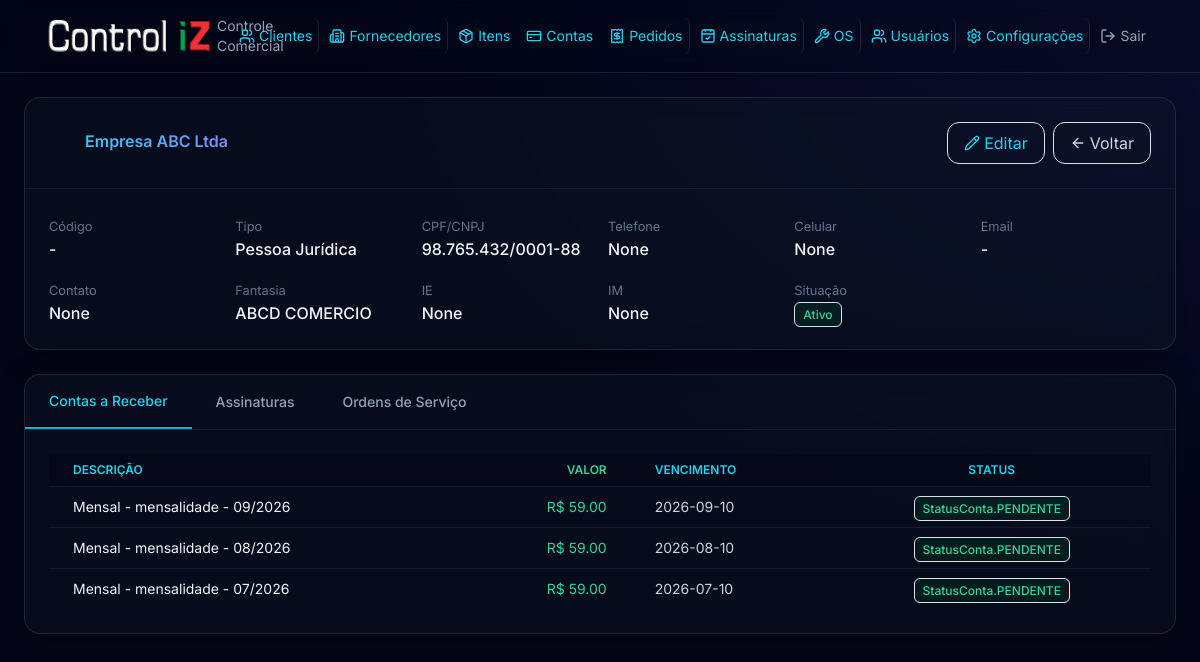
Screenshot of /clientes/3 with the database file from the repository.
### models.py (models this page shows)
class Cliente(Base):
    __tablename__ = "clientes"
    id = Column(Integer, primary_key=True, index=True)
    codigo = Column(String(50), nullable=True)
    bling_id = Column(BigInteger, nullable=True, unique=True)
    bling_updated_at = Column(DateTime, nullable=True)
    bling_pending_sync = Column(Boolean, default=False)
    nome = Column(String(200), nullable=False)
    cpf_cnpj = Column(String(20), nullable=True)
    tipo_pessoa = Column(String(10), nullable=True)
    email = Column(String(200), nullable=True)
    telefone = Column(String(20), nullable=True)
    celular = Column(String(20), nullable=True)
    endereco = Column(String(300), nullable=True)
    bairro = Column(String(100), nullable=True)
    cidade = Column(String(100), nullable=True)
    estado = Column(String(2), nullable=True)
    cep = Column(String(10), nullable=True)
    contato = Column(String(200), nullable=True)
    fantasia = Column(String(200), nullable=True)
    inscricao_estadual = Column(String(20), nullable=True)
    inscricao_municipal = Column(String(20), nullable=True)
    situacao = Column(String(1), default="A")
    observacao = Column(Text, nullable=True)
    created_at = Column(DateTime, default=datetime.now)
    updated_at = Column(DateTime, default=datetime.now, onupdate=datetime.now)
    contas_receber = relationship("ContaReceber", back_populates="cliente")
    assinaturas = relationship("Assinatura", back_populates="cliente")
    ordens_servico = relationship("OrdemServico", back_populates="cliente")

class ContaReceber(Base):
    __tablename__ = "contas_receber"
    id = Column(Integer, primary_key=True, index=True)
    cliente_id = Column(Integer, ForeignKey("clientes.id"), nullable=True)
    descricao = Column(String(300), nullable=False)
    valor = Column(Float, nullable=False)
    data_vencimento = Column(Date, nullable=False)
    data_recebimento = Column(Date, nullable=True)
    status = Column(Enum(StatusConta), default=StatusConta.PENDENTE)
    forma_pagamento = Column(String(100), nullable=True)
    observacao = Column(Text, nullable=True)
    nosso_numero = Column(String(30), nullable=True, unique=True)
    boleto_emitido = Column(Boolean, default=False)
    boleto_url = Column(String(500), nullable=True)
    boleto_txid = Column(String(50), nullable=True)
    numero_documento = Column(String(30), nullable=True)
    api_nosso_numero = Column(String(30), nullable=True)
    data_emissao = Column(Date, nullable=True)
    motivo_baixa = Column(String(100), nullable=True)
    created_at = Column(DateTime, default=datetime.now)
    updated_at = Column(DateTime, default=datetime.now, onupdate=datetime.now)
    cliente = relationship("Cliente", back_populates="contas_receber")

### routers/clientes.py (the view)
@router.get("/{cliente_id}")
def detalhe_cliente(request: Request, cliente_id: int, db: Session = Depends(get_db)):
    cliente = db.query(Cliente).filter(Cliente.id == cliente_id).first()
    if not cliente:
        return RedirectResponse(url="/clientes", status_code=303)
    contas = db.query(ContaReceber).filter(ContaReceber.cliente_id == cliente_id).order_by(ContaReceber.data_vencimento.desc()).all()
    assinaturas = db.query(Assinatura).filter(Assinatura.cliente_id == cliente_id).all()
    ordens = db.query(OrdemServico).filter(OrdemServico.cliente_id == cliente_id).order_by(OrdemServico.data_entrada.desc()).all()
    return request.app.state.templates.TemplateResponse(
        "clientes/detalhe.html",
        {"request": request, "cliente": cliente, "contas": contas, "assinaturas": assinaturas, "ordens": ordens}
    )

### templates/clientes/detalhe.html (shortened to what this page needs)
{% extends "base.html" %}
{% block content %}
<div class="glass-card mb-6">
    <div class="p-4 border-b border-slate-800/60 flex justify-between items-center">
        <h4 class="text-transparent bg-clip-text bg-gradient-to-r from-cyan-400 to-indigo-400 font-semibold"><i data-lucide="user-circle-2" class="w-6 h-6 inline me-2"></i> {{ cliente.nome }}</h4>
        <div class="flex gap-2">
            <a href="/clientes/{{ cliente.id }}/editar" class="flex items-center px-3 py-2 text-cyan-400 border border-cyan-800/50 rounded-xl hover:bg-cyan-950/30 transition"><i data-lucide="pencil" class="w-4 h-4 me-1"></i> Editar</a>
            <a href="/clientes" class="flex items-center px-3 py-2 text-slate-300 border border-slate-700 rounded-xl hover:bg-slate-800/50 transition"><i data-lucide="arrow-left" class="w-4 h-4 me-1"></i> Voltar</a>
        </div>
    </div>
    <div class="p-4 grid grid-cols-2 md:grid-cols-4 lg:grid-cols-6 gap-3">
        <div><small class="text-slate-500">Código</small><div class="text-slate-100 font-medium">{{ cliente.codigo or '-' }}</div></div>
        <div><small class="text-slate-500">Tipo</small><div class="text-slate-100 font-medium">{{ 'Pessoa Jurídica' if cliente.tipo_pessoa == 'juridica' else 'Pessoa Física' if cliente.tipo_pessoa == 'fisica' else '-' }}</div></div>
        <div><small class="text-slate-500">CPF/CNPJ</small><div class="text-slate-100 font-medium">{{ cliente.cpf_cnpj|format_cpf_cnpj or '-' }}</div></div>
        <div><small class="text-slate-500">Telefone</small><div class="text-slate-100 font-medium">{{ cliente.telefone or '-' }}</div></div>
        <div><small class="text-slate-500">Celular</small><div class="text-slate-100 font-medium">{{ cliente.celular or '-' }}</div></div>
        <div><small class="text-slate-500">Email</small><div class="text-slate-100 font-medium">{{ cliente.email or '-' }}</div></div>
        <div><small class="text-slate-500">Contato</small><div class="text-slate-100 font-medium">{{ cliente.contato or '-' }}</div></div>
        <div><small class="text-slate-500">Fantasia</small><div class="text-slate-100 font-medium">{{ cliente.fantasia or '-' }}</div></div>
        <div><small class="text-slate-500">IE</small><div class="text-slate-100 font-medium">{{ cliente.inscricao_estadual or '-' }}</div></div>
        <div><small class="text-slate-500">IM</small><div class="text-slate-100 font-medium">{{ cliente.inscricao_municipal or '-' }}</div></div>
        <div><small class="text-slate-500">Situação</small><div>
            {% if cliente.situacao == 'A' %}<span class="px-2 py-1 text-xs font-medium bg-emerald-950/50 text-emerald-400 border border-emerald-800/50 rounded">Ativo</span>
            {% elif cliente.situacao == 'I' %}<span class="px-2 py-1 text-xs font-medium bg-rose-950/50 text-rose-400 border border-rose-800/50 rounded">Inativo</span>
            {% elif cliente.situacao == 'S' %}<span class="px-2 py-1 text-xs font-medium bg-amber-950/50 text-amber-400 border border-amber-800/50 rounded">Sem Movimento</span>
            {% else %}<span class="text-slate-100">{{ cliente.situacao or '-' }}</span>{% endif %}
        </div></div>
    </div>
</div>
<div class="glass-card">
    <div class="border-b border-slate-800/60">
        <div class="flex">
            <button class="px-4 py-3 text-sm font-medium text-cyan-400 border-b-2 border-cyan-500" data-tab="contas-tab">Contas a Receber</button>
            <button class="px-4 py-3 text-sm font-medium text-slate-400 hover:text-slate-300" data-tab="assinaturas-tab">Assinaturas</button>
            <button class="px-4 py-3 text-sm font-medium text-slate-400 hover:text-slate-300" data-tab="ordens-tab">Ordens de Serviço</button>
        </div>
    </div>
    <div class="p-4">
        <div id="contas-tab" class="tab-content">
            <table class="w-full divide-y divide-slate-800/60">
                <thead class="bg-slate-950/50">
                    <tr>
                        <th class="px-4 py-2 text-left text-xs font-semibold text-cyan-400 uppercase">Descrição</th>
                        <th class="px-4 py-2 text-right text-xs font-semibold text-emerald-400 uppercase">Valor</th>
                        <th class="px-4 py-2 text-left text-xs font-semibold text-cyan-400 uppercase">Vencimento</th>
                        <th class="px-4 py-2 text-center text-xs font-semibold text-cyan-400 uppercase">Status</th>
                    </tr>
                </thead>
                <tbody class="divide-y divide-slate-800/60">
                    {% for c in contas %}
                    <tr><td class="px-4 py-2 text-sm text-slate-100">{{ c.descricao }}</td>
                        <td class="px-4 py-2 text-right text-sm text-emerald-400">R$ {{ "%.2f"|format(c.valor) }}</td>
                        <td class="px-4 py-2 text-sm text-slate-300">{{ c.data_vencimento }}</td>
                        <td class="px-4 py-2 text-center"><span class="px-2 py-1 text-xs font-medium bg-emerald-950/50 text-emerald-400 border border-emerald-800/50 rounded">{{ c.status }}</span></td>
                    </tr>
                    {% else %}
                    <tr><td colspan="4" class="px-4 py-8 text-center text-slate-500">Nenhuma conta</td></tr>
                    {% endfor %}
                </tbody>
            </table>
        </div>
    </div>
</div>
{% endblock %}

### static/css/styles.css (style rules this page uses)
:root { --bg-primary: #0b1120; --bg-secondary: #111827; --glass-bg: rgba(17, 24, 39, 0.7); --glass-border: rgba(255, 255, 255, 0.08); --accent-primary: #0066cc; --accent-secondary: #00b359; --accent-tertiary: #e62e2e; --accent-gradient: linear-gradient(135deg, #0066cc 0%, #00b359 100%); --text-primary: #ffffff; --text-secondary: #94a3b8; --text-muted: #64748b; --success: #00b359; --warning: #f59e0b; --danger: #e62e2e; }
* { font-family: 'Inter', sans-serif; }
body { background-color: var(--bg-primary); color: var(--text-primary); min-height: 100vh; }
.glass-card { background: rgba(17, 24, 39, 0.4); backdrop-filter: blur(12px); border: 1px solid rgba(255, 255, 255, 0.1); border-radius: 16px; box-shadow: 0 8px 32px 0 rgba(0, 0, 0, 0.3); }

### rows the page displays
Cliente: codigo "-", tipo_pessoa "Pessoa Jurídica", cpf_cnpj "98.765.432/0001-88", telefone "None", celular "None", email "-", contato "None", fantasia "ABCD COMERCIO", inscricao_estadual "None", inscricao_municipal "None"
ContaReceber: descricao "Mensal - mensalidade - 09/2026", valor "59.00", data_vencimento "2026-09-10", status "StatusConta.PENDENTE"
ContaReceber: descricao "Mensal - mensalidade - 08/2026", valor "59.00", data_vencimento "2026-08-10", status "StatusConta.PENDENTE"
ContaReceber: descricao "Mensal - mensalidade - 07/2026", valor "59.00", data_vencimento "2026-07-10", status "StatusConta.PENDENTE"
